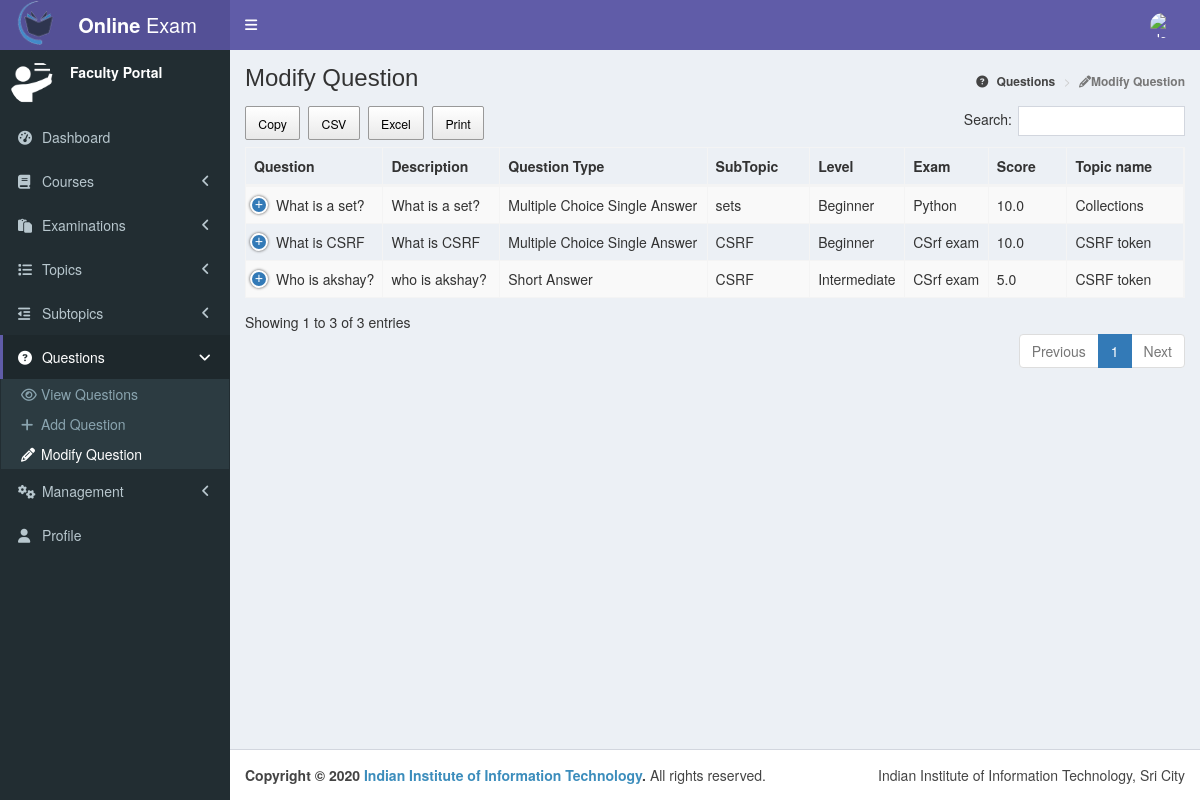
The app's page /faculty_modify_question/ (signed in) with its own data.
### online_exam/models.py (models this page shows, shortened)
class question_bank(models.Model):
    question = models.TextField(null="True", blank=True)
    description = models.TextField(null="True", blank=True)
    question_type = models.ForeignKey(question_type, on_delete = models.CASCADE)
    subtopic_id = models.ForeignKey(subtopic, on_delete = models.CASCADE)
    level_id = models.ForeignKey(level, on_delete = models.CASCADE)
    exam_id = models.ForeignKey(exam_detail, on_delete =models.CASCADE)
    score = models.FloatField()
    status = models.IntegerField(default = 1)
    created = models.DateTimeField(default = timezone.now)
    modified = models.DateTimeField(default = timezone.now)

class question_type(models.Model):
    q_type = models.CharField(default = "", max_length = 100)

class subtopic(models.Model):
    subtopic_name = models.CharField(default = "", max_length = 100)
    description = models.TextField(null="True", blank=True)
    topic_id = models.ForeignKey(topic, on_delete = models.CASCADE)
    status = models.IntegerField(default = 1)
    created = models.DateTimeField(default = timezone.now)
    modified = models.DateTimeField(default = timezone.now)

class level(models.Model):
    level_name = models.CharField(default = "", max_length = 100)

class exam_detail(models.Model):
    exam_name = models.CharField(default = "", max_length = 100)
    description = models.TextField(null="True", blank=True)
    start_time = models.DateTimeField()
    end_time = models.DateTimeField()
    no_of_questions = models.IntegerField()
    attempts_allowed = models.IntegerField()
    pass_percentage = models.IntegerField()
    course_id = models.ForeignKey(course, on_delete = models.CASCADE)
    year = models.IntegerField()
    status = models.IntegerField(default = 1)
    created = models.DateTimeField(default = timezone.now)
    modified = models.DateTimeField(default = timezone.now)

class topic(models.Model):
    topic_name = models.CharField(default = "", max_length = 100)
    description = models.TextField(null="True", blank=True)
    status = models.IntegerField(default = 1)
    created = models.DateTimeField(default = timezone.now)
    modified = models.DateTimeField(default = timezone.now)

### online_exam/views.py (the view, shortened to what this page needs)
# urls.py: url(r'^faculty_modify_question/$', views.faculty_modify_question, name='faculty_modify_question'),
def faculty_modify_question(request):
    if(request.session.get('id', False) != False and request.session.get('account_type', False) == 0):
        Final = dict()
        V=[]
        for i in question_bank.objects.all():
            A = dict()
            A['id'] = i.id
            A['question'] = i.question
            A['description'] = i.description
            A['question_type'] = i.question_type.q_type
            A['subtopic'] = i.subtopic_id.subtopic_name
            if(A['question_type']  == "Multiple Choice Single Answer" or A['question_type'] == "Multiple Choice Multiple Answer"):
                options = ""
                for j in option.objects.filter(question_id = i).all():
                    options += (j.option_value + "; ")
                A['options'] = options
                answers = ""
                for j in answer.objects.filter(question_id = i).all():
                    answers += (option.objects.get(question_id = i, option_no=j.answer).option_value + "; ")
                A['answers'] = answers
            elif(A['question_type'] == "Match the Column"):
                A['options'] = "None"
                A['answers'] = ""
                for j in MatchTheColumns.objects.filter(question_id = i).all():
                    A['answers'] += j.question + " - " + j.answer + "; "
            else:
                A['options'] = "None"
                solution = answer.objects.get(question_id = i)
                A['answers'] = solution.answer
            A['level'] = i.level_id.level_name
            A['exam'] = i.exam_id.exam_name
            A['score'] = i.score
            A['created'] = i.created
            A['modified'] = i.modified
            A['status'] = i.status
            A['topic_name'] = (i.subtopic_id.topic_id.topic_name)
            V.append(A)
            Final["questions"] = V
        return render(request ,'online_exam/faculty_modify_question.html', Final)
    else:
        return redirect("../login")

### online_exam/templates/online_exam/faculty_modify_question.html (shortened to what this page needs)
<!DOCTYPE html>
{% load static %}
<html>
<head>
  <link rel="stylesheet" href="{% static "bower_components/bootstrap/dist/css/bootstrap.min.css" %}">
  <link rel="stylesheet" href="{% static "bower_components/font-awesome/css/font-awesome.min.css" %}">
  <link rel="stylesheet" href="{% static "bower_components/Ionicons/css/ionicons.min.css" %}">
  <link rel="stylesheet" href="{% static "dist/css/AdminLTE.min.css" %}">
  <link rel="stylesheet" href="{% static "dist/css/skins/skin-purple.min.css" %}">
<link rel="stylesheet" href="{% static "dataTables.bootstrap.min.css" %}">
  <link rel="stylesheet" href="{% static "buttons.dataTables.min.css" %}">
  <link rel="stylesheet" href="{% static "responsive.bootstrap.min.css" %}">
  <link rel="stylesheet"
        href="{% static "font-awesome.css" %}">
</head>
<body class="hold-transition skin-purple sidebar-mini">
<div class="wrapper">
  <header class="main-header">
    <a href="http://localhost:8000" class="logo">
      <span class="logo-lg"><b><img src="{% static "logo.png" %}" alt="My image" style="float:left;width:45px;height:45px;"> Online</b> Exam</span>
    </a>
     <nav class="navbar navbar-static-top" role="navigation">
      <a href="#" class="sidebar-toggle" data-toggle="push-menu" role="button">
      </a>
      <div class="navbar-custom-menu">
        <ul class="nav navbar-nav">
          <li class="dropdown user user-menu">
            <a href="#" class="dropdown-toggle" data-toggle="dropdown">
              <img src="{% static "image.jpeg" %}" class="user-image" alt="User Image">
            </a>
          </li>
        </ul>
      </div>
    </nav>
  </header>
  <aside class="main-sidebar">
    <section class="sidebar">
      <div class="user-panel">
        <div class="pull-left image">
          <img src="{% static "teacher-icon.png" %}" class="img-circle" alt="User Image">
        </div>
        <div class="pull-left info">
          <p>Faculty Portal</p>
        </div>
      </div>
      <ul class="sidebar-menu" data-widget="tree">
        <li><a href="../faculty_dashboard"><i class="fa fa-dashboard"></i> <span>Dashboard</span></a></li>
        <li class="treeview">
          <a href="#"><i class="fa fa-book"></i> <span>Courses</span>
            <span class="pull-right-container">
                <i class="fa fa-angle-left pull-right"></i>
              </span>
          </a>
        </li>
        <li class="treeview">
          <a href="#"><i class="fa fa-clipboard"></i> <span>Examinations</span>
            <span class="pull-right-container">
                <i class="fa fa-angle-left pull-right"></i>
              </span>
          </a>
        </li>
        <li class="treeview">
          <a href="#"><i class="fa fa-list"></i> <span>Topics</span>
            <span class="pull-right-container">
                <i class="fa fa-angle-left pull-right"></i>
              </span>
          </a>
        </li>
        <li class="treeview">
          <a href="#"><i class="fa fa-outdent"></i> <span>Subtopics</span>
            <span class="pull-right-container">
                <i class="fa fa-angle-left pull-right"></i>
              </span>
          </a>
        </li>
        <li class="treeview active">
          <a href="#"><i class="fa fa-question-circle"></i> <span>Questions</span>
            <span class="pull-right-container">
                <i class="fa fa-angle-left pull-right"></i>
              </span>
          </a>
          <ul class="treeview-menu menu-open">
            <li><a href="../faculty_view_questions"><i class="fa fa-eye"></i>View Questions</a></li>
            <li><a href="../faculty_add_question"><i class="fa fa-plus"></i>Add Question</a></li>
            <li class="active"><a href="../faculty_modify_question"><i class="fa fa-pencil"></i>Modify Question</a></li>
          </ul>
        </li>
        <li class="treeview">
          <a href="#"><i class="fa fa-gears"></i> <span>Management</span>
            <span class="pull-right-container">
                <i class="fa fa-angle-left pull-right"></i>
              </span>
          </a>
        </li>
        <li><a href="../faculty_profile"><i class="fa fa-user"></i> <span>Profile</span></a></li>
      </ul>
    </section>
  </aside>
  <div class="content-wrapper">
    <section class="content-header">
      <h1>
        Modify Question
      </h1>
      <ol class="breadcrumb">
        <li><a href="#"><i class="fa fa-question-circle"></i><b> Questions</b></a></li>
        <li class="active"><i class="fa fa-pencil"></i><b>Modify Question</b></li>
      </ol>
    </section>
    <section class="content container-fluid">
        <table id="example" class="table table-striped table-bordered nowrap" style="width:100%">
        <thead>
            <tr>
                <th>Question</th>
                <th>Description</th>
                <th>Question Type</th>
                <th>SubTopic</th>
                <th>Level</th>
                <th>Exam</th>
                <th>Score</th>
                <th>Topic name</th>
            </tr>
        </thead>
        <tbody>
      {% for i in questions %}
        <tr><td>{{i.question}}</td><td>{{i.description}}</td><td>{{i.question_type}}</td><td>{{i.subtopic}}</td><td>{{i.level}}</td><td>{{i.exam}}</td><td>{{i.score}}</td><td>{{i.topic_name}}</td><td>{{i.options}}</td><td>{{i.answers}}</td></tr>
      {% endfor %}
    </tbody>
  </table>
    </section>
  </div>
  <footer class="main-footer">
    <div class="pull-right hidden-xs">
     Indian Institute of Information Technology, Sri City
    </div>
    <strong>Copyright &copy; 2020 <a href="http://localhost:8000">Indian Institute of Information Technology</a>.</strong> All rights reserved.
  </footer>
</div>
</body>
</html>

### records on screen
question_bank: question "What is a set?", description "What is a set?", score "10.0"
question_type: question_type "Multiple Choice Single Answer" "Multiple Choice Single Answer"
subtopic: subtopic "sets"
level: level "Beginner" "Beginner"
exam_detail: exam "Python"
topic: topic_name "Collections"
question_bank: question "What is CSRF", description "What is CSRF", score "10.0"
subtopic: subtopic "CSRF" "CSRF"
exam_detail: exam "CSrf exam" "CSrf exam"
topic: topic_name "CSRF token" "CSRF token"
question_bank: question "Who is akshay?", description "who is akshay?", score "5.0"
question_type: question_type "Short Answer"
level: level "Intermediate"
